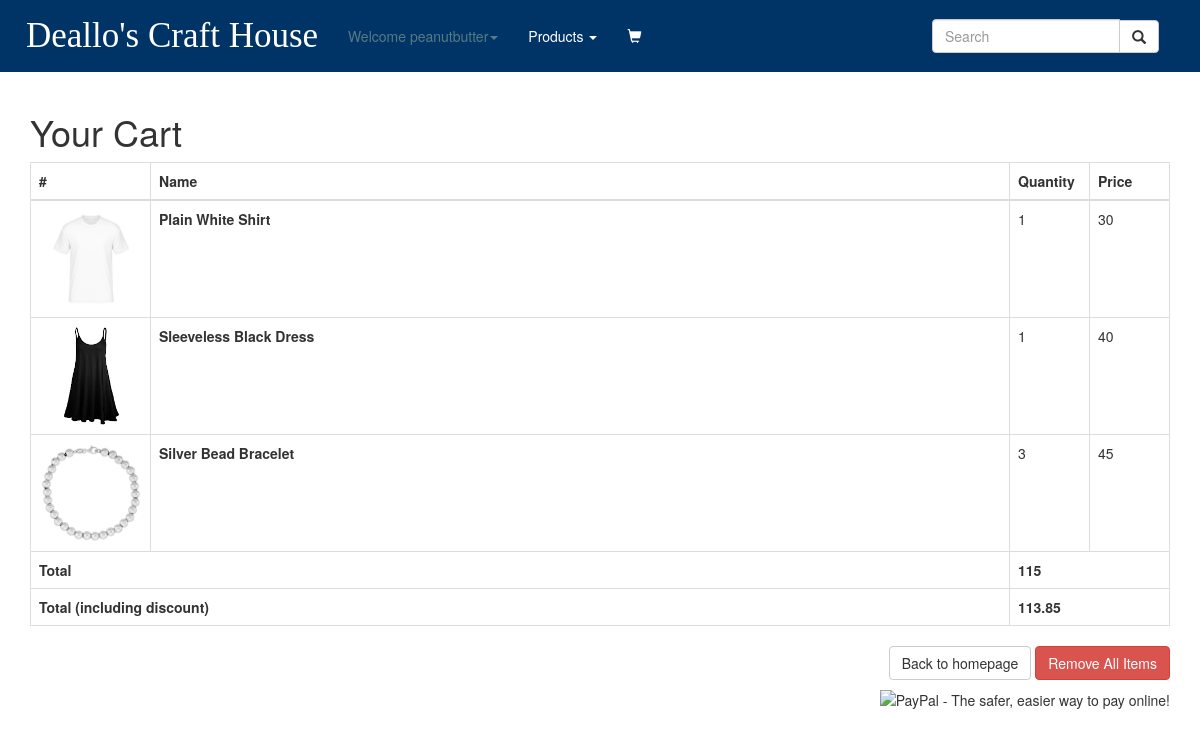
/pages/order.php (signed in), run on the app's committed database.
### tables this page shows
CREATE TABLE `shopping` (
  `id_user` int(2) NOT NULL,
  `id` int(11) NOT NULL,
  `amount_quantity` varchar(10) NOT NULL,
  `amount_price` double NOT NULL,
  `order_number` int(7) NOT NULL
);

CREATE TABLE `product` (
  `id` int(11) NOT NULL,
  `name` varchar(80) NOT NULL,
  `summary` varchar(255) NOT NULL,
  `price` double NOT NULL,
  `quantity` varchar(10) NOT NULL,
  `image` varchar(100) NOT NULL,
  `product_owner` varchar(255) NOT NULL,
  `category` varchar(255) NOT NULL
);

### pages/order.php (the view, shortened to what this page needs)
<?php
include "../includes/product_config.php";
if(isset($_POST['shopping'])){
    $user = $_POST['ui'];
    $idpro = $_POST['id'];
    $aq = $_POST['aq'];
    $ap = $_POST['ap'];
    $order = $_POST['order'];
    $stmt = $dbh->prepare("INSERT INTO shopping VALUES (?,?,?,?,?)");
    $stmt->bindParam(1, $user);
    $stmt->bindParam(2, $idpro);
    $stmt->bindParam(3, $aq);
    $stmt->bindParam(4, $ap);
    $stmt->bindParam(5, $order);
    $stmt->execute();
} else{
            ?>
<!DOCTYPE html>
<html lang="en">
  <head>
    <link rel="stylesheet=" href="styles/bootstrap/bootstrap.css">
    <link rel="stylesheet" href="https://maxcdn.bootstrapcdn.com/bootstrap/3.3.7/css/bootstrap.min.css">
    <link rel="stylesheet" href="../styles/test.css">
  </head>
  <body>
 <div class="navbar navbar-custom nav-fixed-top" role="navigation">
  <div class="navbar-header">
    <a class="navbar-brand" rel="home" href="../index.php">Deallo's Craft House</a>
  </div>
  <div class="collapse navbar-collapse">
    <div class="col-sm-3 col-md-3 navbar-right">
      <form class="navbar-form" role="search">
      <div class="input-group ">
        <input type="text" class="form-control" placeholder="Search" name="srch-term" id="srch-term">
        <div class="input-group-btn">
          <button class="btn btn-default" type="submit"><i class="glyphicon glyphicon-search"></i></button>
        </div>
      </div>
      </form>
    </div>
    <ul class="nav navbar-nav">
    <li class="dropdown">
     <?php  if (isset($_SESSION['username'])) : ?>
              <a href="products.php" class="dropdown-toggle" data-toggle="dropdown" style="color: #577B84">Welcome <?php echo $_SESSION['username'] ?><b class="caret"></b></a>
            </li>
       <?php endif ?>
      <li class="dropdown">
              <a href="products.php" class="dropdown-toggle" data-toggle="dropdown">Products <b class="caret"></b></a>
      </li>
      <li>
        <span class="navbar-text navbar-right"><span class="glyphicon glyphicon-shopping-cart glyphicon-2x my-cart-icon"><span class="badge badge-notify my-cart-badge"></span></></span>
      </li>
    </ul>
  </div>
</div>
    <div class="container">
        <h1>Your Cart</h1>
        <table class="table table-bordered">
            <thead>
                <tr>
                    <th>#</th>
                    <th>Name</th>
                    <th>Quantity</th>
                    <th>Price</th>
                </tr>
            </thead>
            <tbody>
                <?php
                $stmt = $dbh->prepare("SELECT * FROM shopping a, product b where a.id=b.id and a.id_user = 1");
                if ($stmt->execute()) {
                  while ($row = $stmt->fetch()) {
                ?>
                <tr>
                    <td width="120"><img src="../images/product_images/<?php echo $row['image'] ?>" style="width:100px"/></td>
                    <td><strong><?php echo $row['name'] ?></strong></td>
                    <td width="80"><?php echo $row['amount_quantity'] ?></td>
                    <td width="80"><?php echo $row['amount_price'] ?></td>
                </tr>
                <?php
                  }
                }
                ?>
            </tbody>
            <tfoot>
                <?php
                $stmt2 = $dbh->prepare("SELECT sum(amount_price) as ap2 FROM shopping where id_user = 1");
                $stmt2->execute();
                $row2 = $stmt2->fetch();
                ?>
                <tr>
                    <th colspan="2">Total</th>
                    <th colspan="2"><?php echo $row2['ap2'] ?></th>
                </tr>
                <tr>
                    <th colspan="2">Total (including discount)</th>
                    <th colspan="2"><?php echo $row2['ap2']*0.99 ?></th>
                </tr>
            </tfoot>
        </table>
        <p class="text-right"><a href="products.php" class="btn btn-default">Back to homepage</a> <a href="?del=1" class="btn btn-danger">Remove All Items</a></p>
        <div class="paypal_checkout">
        <p class="text-right">
            <form action="https://www.sandbox.paypal.com/cgi-bin/webscr" method="post" target="_top" align="right">
                <input type="image" src="https://www.sandbox.paypal.com/en_US/i/btn/btn_buynow_SM.gif" border="0" name="submit" alt="PayPal - The safer, easier way to pay online!">
            </form>
        </p>
        </div>
    </div>
  </body>
</html>
<?php
 }
?>

### styles/test.css (style rules this page uses)
body { background-color: #FFFFFF; }
a { color: inherit; }
.navbar { border-radius:none !important; padding: 10px; -webkit-border-radius: 0; -moz-border-radius: 0; border-radius: 0; }
.navbar-brand { font-family: queenFont; }
.navbar-custom { background-color:#003366; background-image: none; color:#FFF; }
.navbar-nav > li > a { color:#FFF; }
.navbar-brand { color:#FFF; font-size:250%; }
img { margin: auto; display: block; }
.navbar-form button { padding-bottom: 5px; }

### data on the page
shopping: id.image (picture), id.name "Plain White Shirt", amount_quantity "1", amount_price "30"
shopping: shows a picture, id.name "Sleeveless Black Dress", amount_quantity "1", amount_price "40"
shopping: id.image (picture), id.name "Silver Bead Bracelet", amount_quantity "3", amount_price "45"

### other printed values
$_SESSION['username'] "peanutbutter"
$row2['ap2'] "115"
$row2['ap2']*0.99 "113.85"
